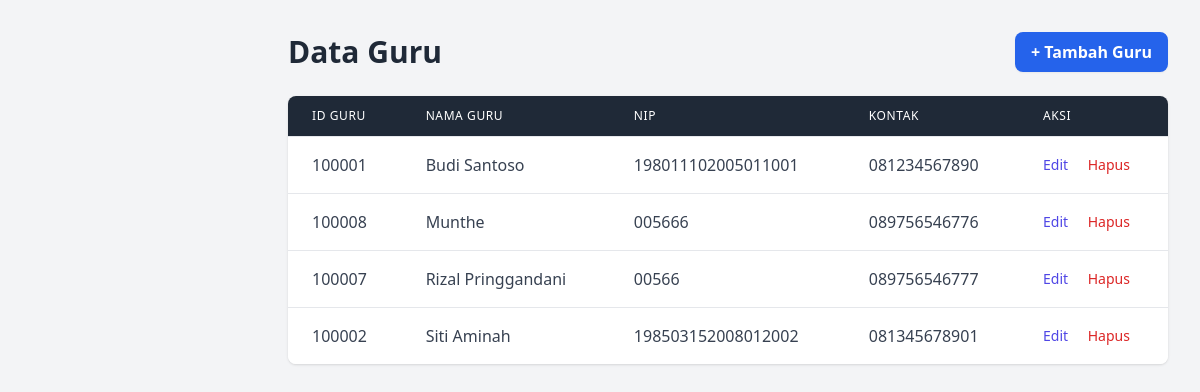
The page /admin/guru/index.php on the database its author committed.
### tables this page shows
CREATE TABLE `guru` (
  `id_guru` int(6) UNSIGNED ZEROFILL NOT NULL,
  `nama_guru` varchar(100) NOT NULL,
  `nip` varchar(50) DEFAULT NULL,
  `kontak` varchar(20) DEFAULT NULL,
  `password` varchar(255) NOT NULL
);

### admin/guru/index.php (the view, shortened to what this page needs)
<?php
require __DIR__ . '/../templates/header.php';
require __DIR__ . '/../../config/database.php';
$query = $koneksi->query("SELECT id_guru, nama_guru, nip, kontak FROM guru ORDER BY nama_guru ASC");
?>
<div class="flex justify-between items-center mb-6">
    <h1 class="text-3xl font-bold text-gray-800">Data Guru</h1>
    <a href="tambah.php" class="bg-blue-600 hover:bg-blue-700 text-white font-bold py-2 px-4 rounded-lg shadow-sm transition duration-200">
        + Tambah Guru
    </a>
</div>
<div class="overflow-x-auto bg-white rounded-lg shadow">
    <table class="min-w-full divide-y divide-gray-200">
        <thead class="bg-gray-800 text-white">
            <tr>
                <th class="px-6 py-3 text-left text-xs font-medium uppercase tracking-wider">ID Guru</th>
                <th class="px-6 py-3 text-left text-xs font-medium uppercase tracking-wider">Nama Guru</th>
                <th class="px-6 py-3 text-left text-xs font-medium uppercase tracking-wider">NIP</th>
                <th class="px-6 py-3 text-left text-xs font-medium uppercase tracking-wider">Kontak</th>
                <th class="px-6 py-3 text-left text-xs font-medium uppercase tracking-wider">Aksi</th>
            </tr>
        </thead>
        <tbody class="bg-white divide-y divide-gray-200 text-gray-700">
            <?php if ($query->num_rows > 0): ?>
                <?php while ($row = $query->fetch_assoc()): ?>
                    <tr class="hover:bg-gray-50">
                        <td class="px-6 py-4 whitespace-nowrap font-medium"><?= htmlspecialchars($row['id_guru']) ?></td>
                        <td class="px-6 py-4 whitespace-nowrap"><?= htmlspecialchars($row['nama_guru']) ?></td>
                        <td class="px-6 py-4 whitespace-nowrap"><?= htmlspecialchars($row['nip'] ?? '-') ?></td>
                        <td class="px-6 py-4 whitespace-nowrap"><?= htmlspecialchars($row['kontak'] ?? '-') ?></td>
                        <td class="px-6 py-4 whitespace-nowrap text-sm font-medium">
                            <a href="edit.php?id=<?= $row['id_guru'] ?>" class="text-indigo-600 hover:text-indigo-900">Edit</a>
                            <a href="proses.php?aksi=hapus&id=<?= $row['id_guru'] ?>" class="text-red-600 hover:text-red-900 ml-4" onclick="return confirm('Apakah Anda yakin ingin menghapus data guru ini?')">Hapus</a>
                        </td>
                    </tr>
                <?php endwhile; ?>
            <?php else: ?>
                <tr>
                    <td colspan="5" class="text-center py-10 text-gray-500">Tidak ada data guru yang ditemukan.</td>
                </tr>
            <?php endif; ?>
        </tbody>
    </table>
</div>
<?php
require __DIR__ . '/../templates/footer.php';
?>

### rows shown on the page
guru: id_guru "100001", nama_guru "Budi Santoso", nip "198011102005011001", kontak "081234567890"
guru: id_guru "100008", nama_guru "Munthe", nip "005666", kontak "089756546776"
guru: id_guru "100007", nama_guru "Rizal Pringgandani", nip "00566", kontak "089756546777"
guru: id_guru "100002", nama_guru "Siti Aminah", nip "198503152008012002", kontak "081345678901"
